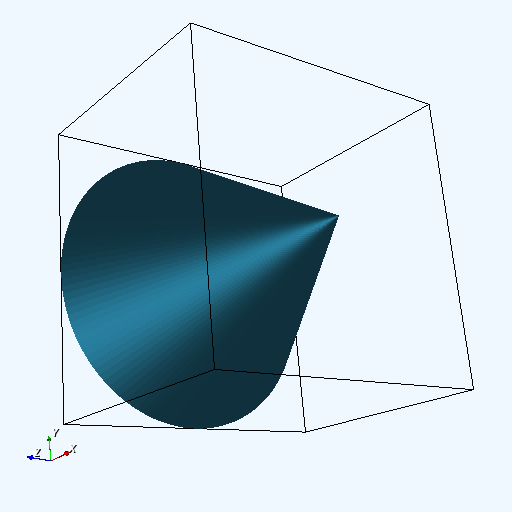

Write the Python code that produced this figure.
#!/usr/bin/env python

# Demonstrate VTK observer callbacks using both a function and a callable
# class.  An orientation marker widget and an outline provide scene context.
# The camera orientation is printed to the console after each interaction.

# Factory overrides: importing these modules registers the OpenGL rendering
# and interaction style implementations for vtkRenderingCore factory classes.
import vtkmodules.vtkInteractionStyle  # noqa: F401
import vtkmodules.vtkRenderingOpenGL2  # noqa: F401

# VTK pipeline classes used in this example
from vtkmodules.vtkFiltersModeling import vtkOutlineFilter
from vtkmodules.vtkFiltersSources import vtkConeSource
from vtkmodules.vtkInteractionWidgets import vtkOrientationMarkerWidget
from vtkmodules.vtkRenderingAnnotation import vtkAxesActor
from vtkmodules.vtkRenderingCore import (
    vtkActor,
    vtkCamera,
    vtkPolyDataMapper,
    vtkRenderWindow,
    vtkRenderWindowInteractor,
    vtkRenderer,
)

# Colors (normalized RGB)
peacock_rgb = (0.200, 0.631, 0.788)
black_rgb = (0.0, 0.0, 0.0)
alice_blue_rgb = (0.941, 0.973, 1.0)

# Toggle between function callback and class callback
use_function_callback = True

# Source: generate a cone
cone = vtkConeSource()
cone.SetCenter(0, 0, 0)
cone.SetRadius(1)
cone.SetHeight(1.6180339887498948482)
cone.SetResolution(128)
cone.Update()

# Mapper: map cone polygon data to graphics primitives
cone_mapper = vtkPolyDataMapper()
cone_mapper.SetInputConnection(cone.GetOutputPort())

# Actor: assign the mapped geometry
cone_actor = vtkActor()
cone_actor.SetMapper(cone_mapper)
cone_actor.GetProperty().SetColor(peacock_rgb)
cone_actor.GetProperty().SetAmbient(0.3)
cone_actor.GetProperty().SetDiffuse(0.0)
cone_actor.GetProperty().SetSpecular(1.0)
cone_actor.GetProperty().SetSpecularPower(20.0)

# Outline: provide spatial context around the cone
outline = vtkOutlineFilter()
outline.SetInputData(cone.GetOutput())

outline_mapper = vtkPolyDataMapper()
outline_mapper.SetInputConnection(outline.GetOutputPort())

outline_actor = vtkActor()
outline_actor.GetProperty().SetColor(black_rgb)
outline_actor.SetMapper(outline_mapper)

# Renderer: assemble the scene
renderer = vtkRenderer()
renderer.AddActor(cone_actor)
renderer.AddActor(outline_actor)
renderer.SetBackground(alice_blue_rgb)

# Window: display the rendered scene
render_window = vtkRenderWindow()
render_window.AddRenderer(renderer)
render_window.SetWindowName("call back")
render_window.SetMultiSamples(0)
render_window.SetSize(512, 512)

# Interactor: handle mouse and keyboard events
interactor = vtkRenderWindowInteractor()
interactor.SetRenderWindow(render_window)

# OrientationMarker: axes widget in the lower-left corner
axes = vtkAxesActor()
axes.SetShaftTypeToCylinder()
axes.SetXAxisLabelText("X")
axes.SetYAxisLabelText("Y")
axes.SetZAxisLabelText("Z")
axes.SetTotalLength(1.0, 1.0, 1.0)
axes.SetCylinderRadius(0.5 * axes.GetCylinderRadius())
axes.SetConeRadius(1.025 * axes.GetConeRadius())
axes.SetSphereRadius(1.5 * axes.GetSphereRadius())

orientation_widget = vtkOrientationMarkerWidget()
orientation_widget.SetOrientationMarker(axes)
orientation_widget.SetViewport(0, 0, 0.2, 0.2)
orientation_widget.SetInteractor(interactor)
orientation_widget.EnabledOn()
orientation_widget.InteractiveOn()


# Callback function: print camera orientation after interaction
def get_orientation(caller, ev):
    cam = renderer.GetActiveCamera()
    fmt = "{:9.6g}"
    print(caller.GetClassName(), "Event Id:", ev)
    print("       Position:", ", ".join(map(fmt.format, cam.GetPosition())))
    print("    Focal point:", ", ".join(map(fmt.format, cam.GetFocalPoint())))
    print("  Clipping range:", ", ".join(map(fmt.format, cam.GetClippingRange())))
    print("        View up:", ", ".join(map(fmt.format, cam.GetViewUp())))
    print("       Distance:", fmt.format(cam.GetDistance()))


# Callback class: same behavior wrapped in a callable object
class OrientationObserver:
    def __init__(self, cam):
        self.cam = cam

    def __call__(self, caller, ev):
        fmt = "{:9.6g}"
        print(caller.GetClassName(), "Event Id:", ev)
        print("       Position:", ", ".join(map(fmt.format, self.cam.GetPosition())))
        print("    Focal point:", ", ".join(map(fmt.format, self.cam.GetFocalPoint())))
        print("  Clipping range:", ", ".join(map(fmt.format, self.cam.GetClippingRange())))
        print("        View up:", ", ".join(map(fmt.format, self.cam.GetViewUp())))
        print("       Distance:", fmt.format(self.cam.GetDistance()))


# Scene: set up the camera view
camera = vtkCamera()
camera.SetPosition(4.6, -2.0, 3.8)
camera.SetFocalPoint(0.0, 0.0, 0.0)
camera.SetClippingRange(3.2, 10.2)
camera.SetViewUp(0.3, 1.0, 0.13)
renderer.SetActiveCamera(camera)

# Register the callback
if use_function_callback:
    interactor.AddObserver("EndInteractionEvent", get_orientation)
else:
    interactor.AddObserver("EndInteractionEvent", OrientationObserver(renderer.GetActiveCamera()))

# Launch the interactive visualization
interactor.Initialize()
interactor.Start()
